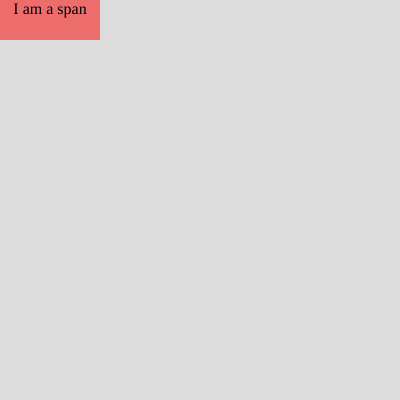
Frame 1 (no input)
Frame 60 (no input): identical to frame 1, image omitted
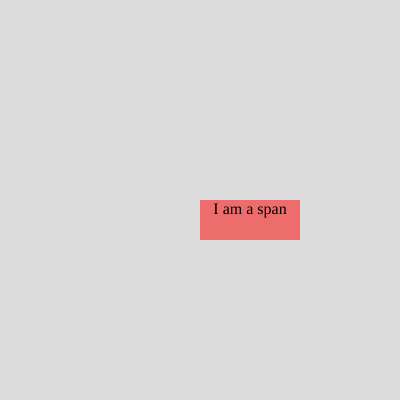
Frame 120 (the mouse pressed at the canvas centre since frame 60)

The p5.js sketch that drew these frames (run headless with seeded random() and noise() and a simulated clock; from frame 60 on, the mouse is pressed at the canvas centre):

// p5.js sketch
// ── sketch.js
function setup() {
  createCanvas(400, 400);
  createSpan('I am a span').id('s1');
  select('#s1').style('text-align','center');
  select('#s1').style('width','100px');
  select('#s1').style('height','40px');
  // select('#s1').style('background', 'red');
  select('#s1').style('background', 'rgba(255,0,0,0.5)');
  select('#s1').position(0,410);
}

function draw() {
  background(220);
  select('#s1').position(mouseX,mouseY);
}
